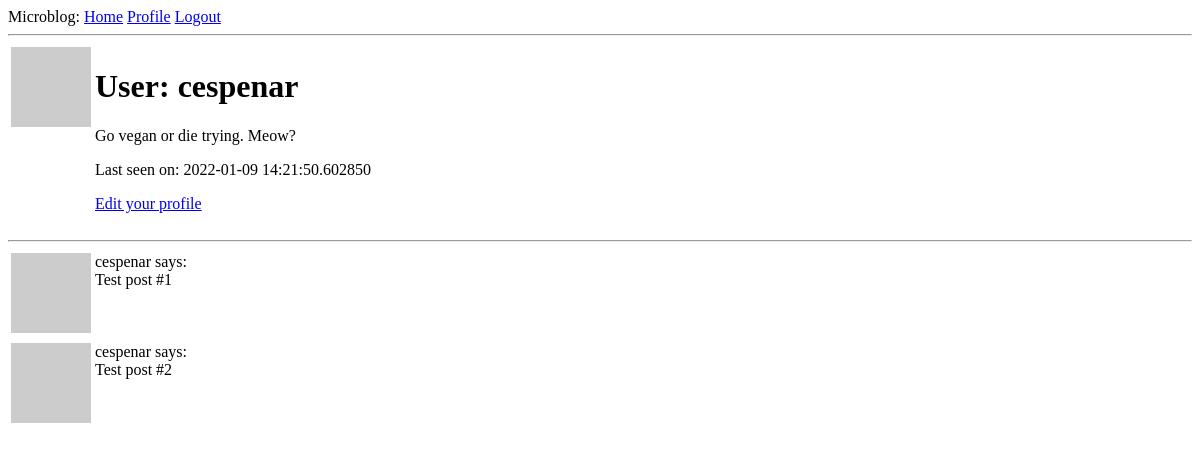
The page /user/cespenar (signed in) on the database as committed earlier.
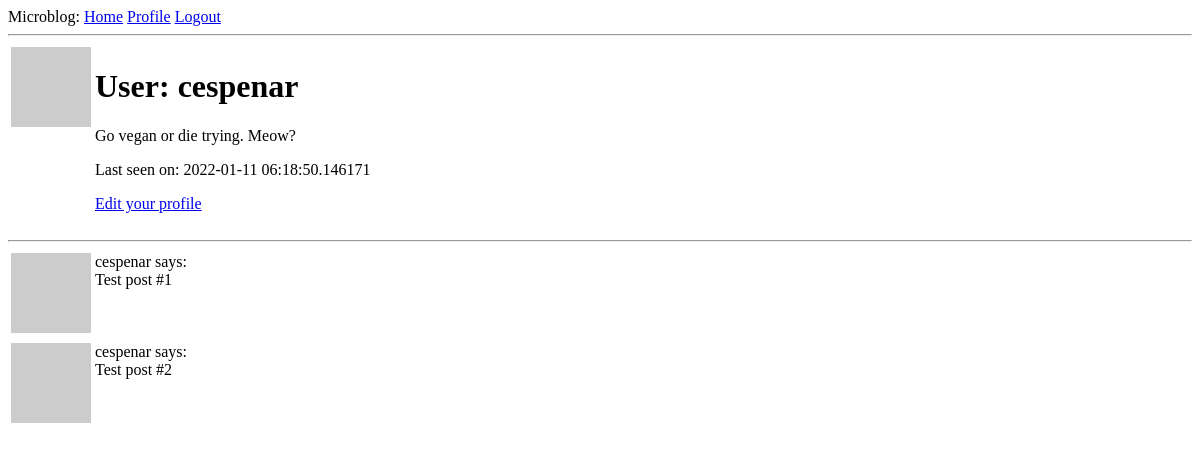
The same page on the database as committed later.
### app/models.py (models this page shows, shortened)
class User(UserMixin, db.Model):
    id = db.Column(db.Integer, primary_key=True)
    username = db.Column(db.String(64), index=True, unique=True)
    email = db.Column(db.String(120), index=True, unique=True)
    password_hash = db.Column(db.String(128))
    posts = db.relationship('Post', backref='author', lazy='dynamic')
    about_me = db.Column(db.String(140))
    last_seen = db.Column(db.DateTime, default=datetime.utcnow)
    def avatar(self, size):
        digest = md5(self.email.lower().encode('utf-8')).hexdigest()
        return f'https://www.gravatar.com/avatar/{digest}?d=identicon&s={size}'

### app/routes.py (the view)
@app.route('/user/<username>')
@login_required
def user(username):
    user = User.query.filter_by(username=username).first_or_404()
    posts = [
        {'author': user, 'body': 'Test post #1'},
        {'author': user, 'body': 'Test post #2'},
    ]
    return render_template('user.html', user=user, posts=posts)

### app/models.py (called while the page is built)
@login.user_loader
def load_user(id):
    return User.query.get(int(id))

### app/routes.py (called while the page is built)
@app.before_request
def before_request():
    if current_user.is_authenticated:
        current_user.last_seen = datetime.utcnow()
        db.session.commit()

### app/templates/user.html
{% extends "base.html" %}
{% block content %}
    <table>
        <tr style="vertical-align: top">
            <td><img src="{{ user.avatar(128) }}" alt="User avatar"></td>
            <td>
                <h1>User: {{ user.username }}</h1>
                {% if user.about_me %}<p>{{ user.about_me }}</p>{% endif %}
                {% if user.last_seen %}
                    <p>Last seen on: {{ user.last_seen }}</p>
                {% endif %}
                {% if user == current_user %}
                    <p><a href="{{ url_for('edit_profile') }}">Edit your
                        profile</a></p>
                {% endif %}
            </td>
        </tr>
    </table>
    <hr>
    {% for post in posts %}
        {% include "_post.html" %}
    {% endfor %}
{% endblock %}

### app/templates/base.html (shortened to what this page needs)
<!DOCTYPE html>
<html lang="en">
<head>
</head>
<body>
<div>Microblog:
    <a href={{ url_for('index') }}>Home</a>
    {% if current_user.is_anonymous %}
        <a href={{ url_for('login') }}>Login</a>
    {% else %}
        <a href="{{ url_for('user', username=current_user.username) }}">Profile</a>
        <a href={{ url_for('logout') }}>Logout</a>
    {% endif %}
</div>
<hr>
{% block content %} {% endblock %}
</body>
</html>

### app/templates/_post.html
<table>
    <tr style="vertical-align: top">
        <td><img src="{{ post.author.avatar(36) }}" alt="User avatar">
        </td>
        <td>{{ post.author.username }} says: <br>{{ post.body }}</td>
    </tr>
</table>

Rows that differ between the two databases and show on the page:
changed User "cespenar": last_seen "2022-01-09 14:21:50.602850" → "2022-01-11 06:18:50.146171"
